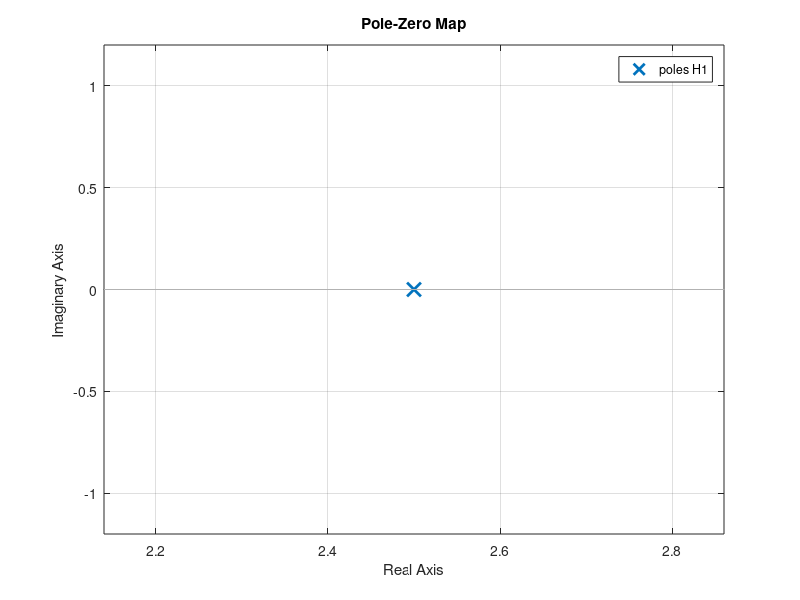
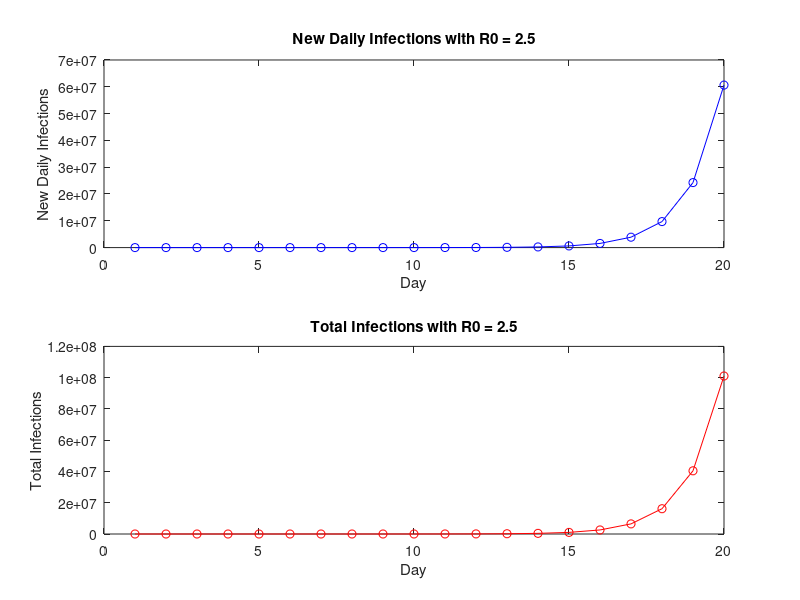

MATLAB code to generate these figures, in order:
%1
% Transfer Function
R0 = 2.5; % Example R0 value
numerator = 1;
denominator = [1, -R0];

H1 = tf(numerator, denominator);

% Pole-Zero Plot
pzmap(H1);

%2
% Initialize variables
n = 20; % Number of days
y = zeros(1, n);
y(1) = 1; % Assuming initial infection on day 1

% Iterate to find daily infections
for k = 2:n
    y(k) = 1 + R0 * y(k - 1);
end

% Display the results
disp(y);

%3
threshold = 1e6; % 1 million
days_to_reach_threshold = ceil(log(threshold) / log(R0)) + 1;

disp(['It takes approximately ', num2str(days_to_reach_threshold), ' days to reach 1 million new daily infections.']);

%4
% one-point method
Y = 34285612;
R01 = 1-1/(Y)

%linear-regression


%5
% Initialize variables
n = 20; % Number of days
y = zeros(1, n);
y(1) = 1; % Assuming initial infection on day 1

% Calculate new daily infections
for k = 2:n
    y(k) = 1 + R0 * y(k - 1);
end

% Plot new daily infections
figure;
subplot(2, 1, 1);
plot(1:n, y, 'bo-');
xlabel('Day');
ylabel('New Daily Infections');
title('New Daily Infections with R0 = 2.5');

% Integrate to calculate total infections
total_infections = cumsum(y);

% Plot total infections
subplot(2, 1, 2);
plot(1:n, total_infections, 'ro-');
xlabel('Day');
ylabel('Total Infections');
title('Total Infections with R0 = 2.5');
